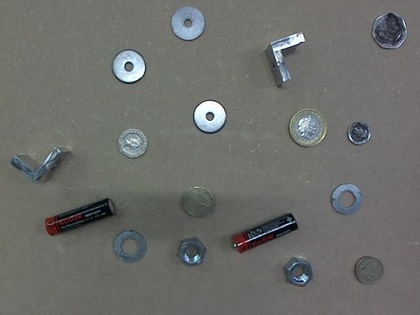
%> input picture 03.jpg, 420 x 315 px, shrunk from 640 x 480 before the run, given in place of 04.jpg1.jpg, which was not available
$ octave Training_script.m   (GNU Octave 9; MATLAB toolbox functions it lacks are replaced by stand-ins)
%> lines starting %> are read from the running program, lines starting %| are printed output that depends on the picture; in (x1, y1, x2, y2) boxes, pixels count from 0 and x2, y2 are one past the last pixel; in counts of white or black regions, pixels touching at a corner belong together; the program's own positions count from 1; pictures that were not available may be replaced by others from this repository, and a replacement may not be noted
### myimdilate.m
%% Copyright (C) 2004 Josep Mones i Teixidor
%%
%% This program is free software; you can redistribute it and/or modify
%% it under the terms of the GNU General Public License as published by
%% the Free Software Foundation; either version 2 of the License, or
%% (at your option) any later version.
%%
%% This program is distributed in the hope that it will be useful,
%% but WITHOUT ANY WARRANTY; without even the implied warranty of
%% MERCHANTABILITY or FITNESS FOR A PARTICULAR PURPOSE.  See the
%% GNU General Public License for more details.
%%
%% You should have received a copy of the GNU General Public License
%% along with this program; if not, write to the Free Software
%% Foundation, Inc., 59 Temple Place, Suite 330, Boston, MA  02111-1307  USA

%% Perform a dilation morphological operation on a binary image.
%%
%% BW2 = dilate(BW1, SE) returns a binary image with the result of a dilation
%% operation on BW1 using neighbour mask SE.
%%
%% For each point in BW1, dilate search its neighbours (which are
%% defined by setting to 1 their in SE). If any of its neighbours
%% is on (1), then pixel is set to 1. If all are off (0) then it is set to 0.
%%
%% Center of SE is calculated using floor((size(SE)+1)/2).
%%
%% Pixels outside the image are considered to be 0.
%%
%% BW2 = dilate(BW1, SE, alg) returns the result of a dilation operation
%% using algorithm alg. Only 'spatial' is implemented at the moment.
%%
%% BW2 = dilate(BW1, SE, ..., n) returns the result of n dilation
%% operations on BW1.
%%

%% Author:  Josep Mones i Teixidor <jmones@puntbarra.com>

%%%%%%%%%%%%%%%%%%%%%%%%%%%%%%%%%%%%%%%%%%%%%%%%%%%%%%%%%%%%%%%%%%%%%%%%%%%%%%

%% Matlab Port - T. Breckon 22/11/04

%% Notes for IVR course - define SE as an NxM matrix and not a
%% strel object (as strel belongs to the image proc. toolkit)

%% i.e. use:

%%  SE = ones(3,3);
%%  DilatedImage = myimdilate(BinaryImageInput,SE);

%%%%%%%%%%%%%%%%%%%%%%%%%%%%%%%%%%%%%%%%%%%%%%%%%%%%%%%%%%%%%%%%%%%%%%%%%%%%%%%

function BW2 = myimdilate(BW1, SE, a, b)
  alg='spatial';
  n=1;
  %%if (nargin < 1 || nargin > 4)
    %% usage ("BW2 = dilate(BW1, SE [, alg] [, n])");
  %%end
  if nargin ==  4
    alg=a;
    n=b;
  elseif nargin == 3
    if isstr(a)
      alg=a;
    else
      n=a;
    end
  end

  %%if ~strcmp(alg, 'spatial')
  %%  error("dilate: alg not implemented.");
  %%end

  %% "Binarize" BW1, just in case image is not [1,0]
  BW1=BW1~=0;

  for i=1:n
    %% create result matrix
    BW1=filter2(SE,BW1)>0;
   end

  BW2=BW1;

%!demo
%! dilate(eye(5),ones(2,2))
%! % returns a thick diagonal.


%!assert(dilate(eye(3),[1])==eye(3));	# using [1] as a mask returns the same value
%!assert(dilate(eye(3),[1,0,0])==[[0;0],eye(2);0,0,0]);
%!assert(dilate(eye(3),[1,0,0,0])==[[0;0],eye(2);0,0,0]); # test if center is correctly calculated on even masks

### getlargest.m
% selects the largest of the connected image regions in the binary image
function largest = getlargest(input,show)

     [label,num] = bwlabel(input,4);    % 4 connectivity labeling of regions
     if num==1                          % if only 1 region
         largest = input;
         return
     end

     % find biggest
     regiondata = regionprops(label,'Area');    % get region areas
     maxarea = max([regiondata.Area]);          % get largest area
     Ind = find([regiondata.Area]==maxarea);    % get its index

     % make output image - select the pixels with the desired index
     largest = ismember(label,Ind);

% [5 lines of commented-out code are left out]

### getproperties.m
% gets property vector for a binary shape in an image
function vec = getproperties(Image)

     [H,W] = size(Image);
     area = bwarea(Image);
     perim = bwarea(bwperim(Image,4));

     % compactness
     compactness = perim*perim/(4*pi*area);

     % rescale properties so all have size proportional
     % to image size
    %vec = [4*sqrt(area), perim, H*compactness];

% get scale-normalized complex central moments
c11 = complexmoment(Image,1,1) / (area^2);
c20 = complexmoment(Image,2,0) / (area^2);
c30 = complexmoment(Image,3,0) / (area^2.5);
c21 = complexmoment(Image,2,1) / (area^2.5);
c12 = complexmoment(Image,1,2) / (area^2.5);
%c=[c11,c20,c30,c21,c12]

  % get invariants, scaled to [-1,1] range
ci1 = real(c11);
ci2 = real(1000*c21*c12);
tmp = c20*c12*c12;
ci3 = 10000*real(tmp);
ci4 = 10000*imag(tmp);
tmp = c30*c12*c12*c12;
ci5 = 1000000*real(tmp);
ci6 = 1000000*imag(tmp);

%ci=[ci1,ci2,ci3,ci4,ci5,ci6]

%     vec = [compactness,i1,i2,i3,i4,i5,i6,i7];
     vec = [compactness,ci1,ci2];         %only use 3 as only have 4 samples

### Training_script.m
Dim=3;
modelfilename = input('Model file name (filename)\n?','s');
%> the answer given: 03.jpg
maxclasses = input('Number of classes (int)\n?');
%> the answer given: 3
trainfilestem = input('input file stem(filestem)\n?','s');
%> the answer given: 04.jpg
N = input('Number of training images (int)\n?');
%> the answer given: 3
Big_Matrix_red = [];
Big_Matrix_green = [];
Big_Matrix_blue = [];
Vec=[];
Classes=[];
for imagenum = 1 : N
	imagergb = imread([trainfilestem,int2str(imagenum),'.jpg'],'jpg');
%> imagergb is the input picture: size 315x420x3 uint8; mean R, G, B 108.2, 109.4, 106.3
	imagergb = double(imagergb);
%> imagergb: size 315x420x3 double
	image_red = imagergb(:,:,1)./(imagergb(:,:,1) + imagergb(:,:,2) + imagergb(:,:,3));
	image_green = imagergb(:,:,2)./(imagergb(:,:,2) + imagergb(:,:,2) + imagergb(:,:,2));
%> image_green: size 315x420 double; 0.04% of the values are NaN or infinite; the others: min 0.333, max 0.333, mean 0.333
	image_blue = imagergb(:,:,3)./(imagergb(:,:,3) + imagergb(:,:,3) + imagergb(:,:,3));
	imagergb_UD=flipud(imagergb);
	image_UD_red=imagergb_UD(:,:,1)./(imagergb_UD(:,:,1) + imagergb_UD(:,:,2) + imagergb_UD(:,:,3));
	image_UD_green=imagergb_UD(:,:,2)./(imagergb_UD(:,:,1) + imagergb_UD(:,:,2) + imagergb_UD(:,:,3));
	image_UD_blue=imagergb_UD(:,:,3)./(imagergb_UD(:,:,1) + imagergb_UD(:,:,2) + imagergb_UD(:,:,3));
	imagergb_LR=fliplr(imagergb);
	image_LR_red=imagergb_LR(:,:,1)./(imagergb_LR(:,:,1) + imagergb_LR(:,:,2) + imagergb_LR(:,:,3));
	image_LR_green=imagergb_LR(:,:,2)./(imagergb_LR(:,:,1) + imagergb_LR(:,:,2) + imagergb_LR(:,:,3));
	image_LR_blue=imagergb_LR(:,:,3)./(imagergb_LR(:,:,1) + imagergb_LR(:,:,2) + imagergb_LR(:,:,3));


	Big_Matrix_red=cat(3,cat(3,image_red,image_UD_red,image_LR_red));
	Big_Matrix_green = cat(3,cat(3,image_green,image_UD_green,image_LR_green));
%> Big_Matrix_green: size 315x420x3 double; 0.01% of the values are NaN or infinite; the others: min 0, max 0.667, mean 0.336
	Big_Matrix_blue = cat(3,cat(3,image_blue,image_UD_blue,image_LR_blue));
%> Big_Matrix_blue: size 315x420x3 double; 0% of the values are NaN or infinite; the others: min 0, max 1, mean 0.33

	Median_red = nanmedian(Big_Matrix_red,3);
	Median_green = nanmedian(Big_Matrix_green,3);
	Median_blue = nanmedian(Big_Matrix_blue,3);

	Median_BackgroundRGB=cat(3,cat(3,Median_red,Median_green,Median_blue));

	%imagesc(Median_BackgroundRGB);

	%==============================================

	% Section 2 Performing background removal
	%
	%==============================================

	imagergb = imread([trainfilestem,int2str(imagenum),'.jpg'],'jpg');
	imagergb = double(imagergb);
	image_red = imagergb(:,:,1)./(imagergb(:,:,1) + imagergb(:,:,2) + imagergb(:,:,3));
	image_green = imagergb(:,:,2)./(imagergb(:,:,1) + imagergb(:,:,2) + imagergb(:,:,3));
	image_blue = imagergb(:,:,3)./(imagergb(:,:,1) + imagergb(:,:,2) + imagergb(:,:,3));

	%recreate a 3D image with the now normalised colour

	imagergb(:,:,1)=image_red;
	imagergb(:,:,2)=image_green;
	imagergb(:,:,3)=image_blue;
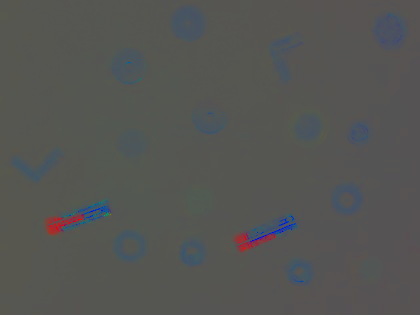
%> imagergb: size 315x420x3 double; mean R, G, B 0.334, 0.337, 0.329

	imagergb =cat(3,imagergb(:,:,1),imagergb(:,:,2),imagergb(:,:,3));

	%imagesc(I_norm_primary);

	%perform background removal
	ImBackgroundOut_Red=abs(imagergb(:,:,1)-Median_BackgroundRGB(:,:,1));
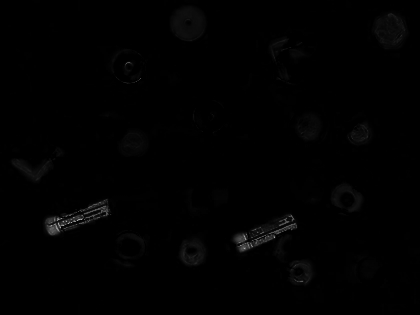
%> ImBackgroundOut_Red: size 315x420 double; min 0, max 0.666, mean 0.00606
	ImBackgroundOut_Green=abs(imagergb(:,:,2)-Median_BackgroundRGB(:,:,2));
	ImBackgroundOut_Blue=abs(imagergb(:,:,3)-Median_BackgroundRGB(:,:,3));

	%Concatenate image together

	ImWithBackgroundOut=cat(3,ImBackgroundOut_Red,ImBackgroundOut_Green,ImBackgroundOut_Blue);

	%imagesc(ImWithBackgroundOut);

	%====================================================================
	%Section 3: Perform thresholding in the colour domain
	%using an OR operation
	%====================================================================

	%function [threshold_RGB] = Perform_RGB_threshold(image_RGB, perThresh)

	image_RGB = ImWithBackgroundOut;
	redChannel = image_RGB(:, :, 1);
	greenChannel = image_RGB(:, :, 2);
	blueChannel = image_RGB(:, :, 3);
	maxGrayLevel_Red = max(redChannel(:));
%> maxGrayLevel_Red = 0.666
	minGrayLevel_Red = min(redChannel(:));
%> minGrayLevel_Red = 0
	maxGrayLevel_Green = max(greenChannel(:));
%> maxGrayLevel_Green = 0.343
	minGrayLevel_Green = min(greenChannel(:));
%> minGrayLevel_Green = 0
	maxGrayLevel_Blue = max(blueChannel(:));
%> maxGrayLevel_Blue = 0.678
	minGrayLevel_Blue = min(blueChannel(:));
%> minGrayLevel_Blue = 0

	% Convert percentage threshold into an actual number.

	thresholdLevel = minGrayLevel_Red + 0.07*(maxGrayLevel_Red  - minGrayLevel_Red);
%> thresholdLevel = 0.0466
	binaryImage_Red = redChannel  > thresholdLevel;
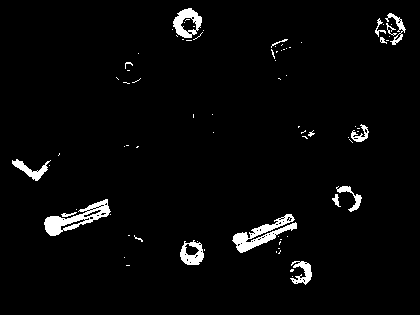
%> binaryImage_Red: size 315x420 logical; 3.1% white; 80 white regions (63 under 20 px), largest, box (x1, y1, x2, y2) and area: (232, 214, 297, 253) 888, (44, 199, 111, 236) 869, (173, 8, 202, 38) 465

	thresholdLevel = minGrayLevel_Green + 0.025*(maxGrayLevel_Green  - minGrayLevel_Green);
%> thresholdLevel = 0.00857
	binaryImage_Green = greenChannel  > thresholdLevel;
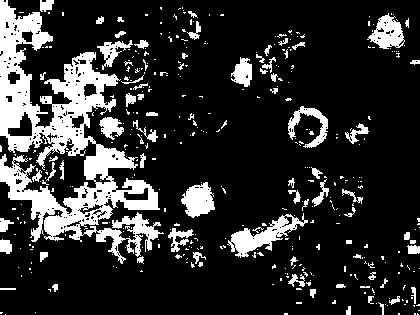
%> binaryImage_Green: size 315x420 logical; 18.3% white; 400 white regions (325 under 20 px), largest, box (x1, y1, x2, y2) and area: (0, 0, 164, 264) 14676, (227, 213, 308, 258) 1222, (181, 182, 215, 218) 798

	thresholdLevel = minGrayLevel_Blue + 0.06*(maxGrayLevel_Blue  - minGrayLevel_Blue);
%> thresholdLevel = 0.0407
	binaryImage_Blue = blueChannel  > thresholdLevel;
%> binaryImage_Blue: size 315x420 logical; 4.7% white; 50 white regions (32 under 20 px), largest, box (x1, y1, x2, y2) and area: (233, 214, 297, 253) 923, (44, 199, 112, 236) 891, (172, 7, 204, 41) 783

	% [8 lines of commented-out code are left out]

	BW2 = bwmorph(binaryImage_Red,'clean',1);
	BW3 = bwmorph(binaryImage_Green,'clean',1);
	BW4 = bwmorph(binaryImage_Blue,'clean',1);

	%Use image dilation to enhance broken objects

	SE=ones(3,3);
	binaryImage_Red = myimdilate(BW2,SE);
	binaryImage_Green = myimdilate(BW3,SE);
	binaryImage_Blue = myimdilate(BW4,SE);

	% [12 lines of commented-out code are left out]

	binary_image_thresh= binaryImage_Red + binaryImage_Green + binaryImage_Blue;

	[H,W]=size(binary_image_thresh)
%> H = 315; W = 420
	for r=1:H;
		for c=1:W;
			value=binary_image_thresh(r,c);
			if value > 0;
				binary_image_thresh(r,c) = 1;
			elseif value == 0;
			binary_image_thresh(r,c) = 0;
			end
		end
	end
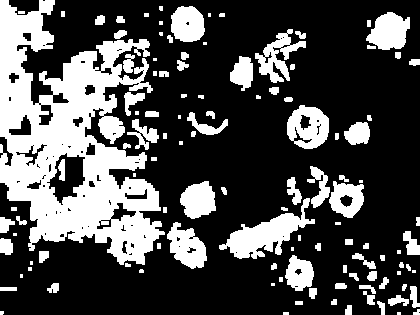
%> binary_image_thresh: size 315x420 double; values 0 (black) and 1 (white), 30.1% white; 116 white regions (27 under 20 px), largest, box (x1, y1, x2, y2) and area: (0, 0, 165, 265) 22387, (219, 198, 315, 259) 2154, (287, 105, 329, 149) 1259
%> the run ends on the next line

	%imagesc(binary_image_thresh);

	%=======================================================================
	%Section 5: Create segmented representations of each class of object.
	%=======================================================================

	for classnum=1:maxclasses+2
		shape=getlargest(binary_image_thresh,1);
		figure;
		imagesc(shape);
		trueclasses(classnum) = input(['select 1-£1,2-£2,3-50p,4-5p,5-WashSmallHole,6-WashBigHole,7-Battery,8-20p,9-RightAngle,10-nut,11-error, then press enter','true class (1..',int2str(maxclasses),')\n?']);
		vec(classnum,:)=getproperties(shape);

$ run again, on 04.jpg
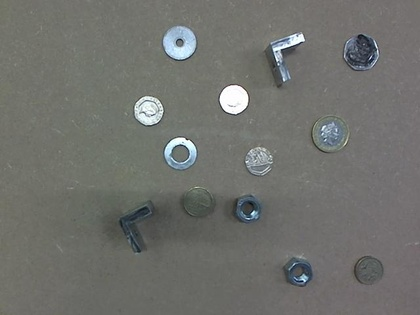
%> input picture 04.jpg, 420 x 315 px, shrunk from 640 x 480 before the run, given in place of 04.jpg1.jpg, which was not available
%> imagergb is the input picture: size 315x420x3 uint8; mean R, G, B 111.8, 112.9, 109
%> maxGrayLevel_Red = 0.332
%> minGrayLevel_Red = 0
%> maxGrayLevel_Green = 0.125
%> minGrayLevel_Green = 0
%> maxGrayLevel_Blue = 0.457
%> minGrayLevel_Blue = 0
%> `thresholdLevel = minGrayLevel_Red + 0.07*(maxGrayLevel_Red  - minGrayL..`: thresholdLevel = 0.0233
%> `binaryImage_Red = redChannel  > thresholdLevel;`:
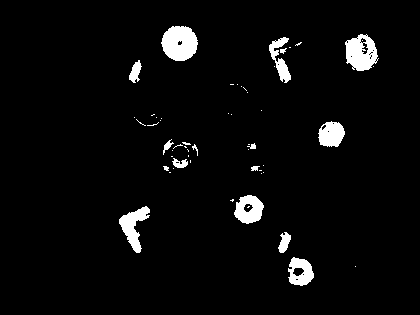
%> binaryImage_Red: size 315x420 logical; 4% white; 55 white regions (39 under 20 px), largest, box (x1, y1, x2, y2) and area: (161, 26, 198, 61) 993, (345, 34, 379, 71) 847, (119, 206, 150, 253) 644
%> `thresholdLevel = minGrayLevel_Green + 0.025*(maxGrayLevel_Green  - min..`: thresholdLevel = 0.00312
%> binaryImage_Green: size 315x420 logical; 60.9% white; 285 black regions (241 under 20 px), largest, box (x1, y1, x2, y2) and area: (126, 0, 420, 315) 45432, (133, 84, 176, 127) 675, (70, 114, 112, 153) 590
%> `thresholdLevel = minGrayLevel_Blue + 0.06*(maxGrayLevel_Blue  - minGra..`: thresholdLevel = 0.0274
%> binaryImage_Blue: size 315x420 logical; 4% white; 42 white regions (29 under 20 px), largest, box (x1, y1, x2, y2) and area: (161, 25, 197, 61) 980, (345, 34, 378, 71) 923, (234, 195, 264, 224) 554
%> BW3: size 315x420 logical; 60.8% white; 285 black regions (241 under 20 px), largest, box (x1, y1, x2, y2) and area: (126, 0, 420, 315) 45512, (133, 84, 176, 127) 682, (70, 114, 112, 153) 593

$ run again, on 05.jpg
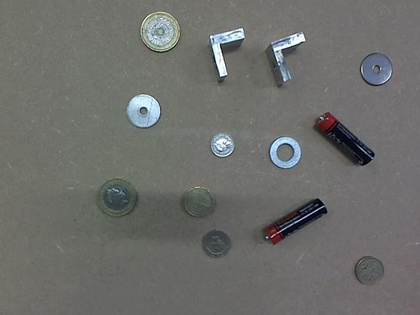
%> input picture 05.jpg, 420 x 315 px, shrunk from 640 x 480 before the run, given in place of 05.jpg1.jpg, which was not available
%> imagergb is the input picture: size 315x420x3 uint8; mean R, G, B 109.4, 110.2, 107.2
%> Big_Matrix_green: size 315x420x3 double; 0.01% of the values are NaN or infinite; the others: min 0, max 0.5, mean 0.335
%> Big_Matrix_blue: size 315x420x3 double; 0% of the values are NaN or infinite; the others: min 0, max 1, mean 0.33
%> maxGrayLevel_Red = 0.661
%> minGrayLevel_Red = 0
%> maxGrayLevel_Green = 0.354
%> minGrayLevel_Green = 0
%> maxGrayLevel_Blue = 0.676
%> minGrayLevel_Blue = 0
%> `thresholdLevel = minGrayLevel_Red + 0.07*(maxGrayLevel_Red  - minGrayL..`: thresholdLevel = 0.0462
%> `binaryImage_Red = redChannel  > thresholdLevel;`:
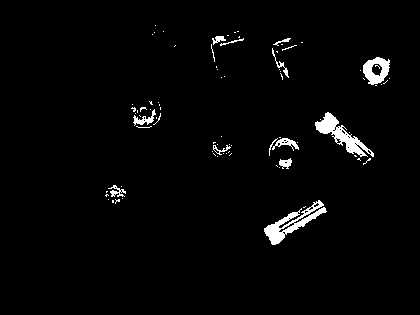
%> binaryImage_Red: size 315x420 logical; 2.4% white; 84 white regions (70 under 20 px), largest, box (x1, y1, x2, y2) and area: (264, 200, 327, 245) 841, (315, 112, 374, 157) 807, (363, 57, 390, 85) 457
%> `thresholdLevel = minGrayLevel_Green + 0.025*(maxGrayLevel_Green  - min..`: thresholdLevel = 0.00884
%> binaryImage_Green: size 315x420 logical; 18.8% white; 334 white regions (274 under 20 px), largest, box (x1, y1, x2, y2) and area: (52, 40, 162, 244) 10821, (0, 0, 42, 104) 2231, (0, 136, 44, 200) 1562
%> `thresholdLevel = minGrayLevel_Blue + 0.06*(maxGrayLevel_Blue  - minGra..`: thresholdLevel = 0.0405
%> binaryImage_Blue: size 315x420 logical; 3.4% white; 56 white regions (43 under 20 px), largest, box (x1, y1, x2, y2) and area: (315, 113, 374, 165) 1025, (363, 54, 392, 86) 668, (279, 199, 327, 236) 655
